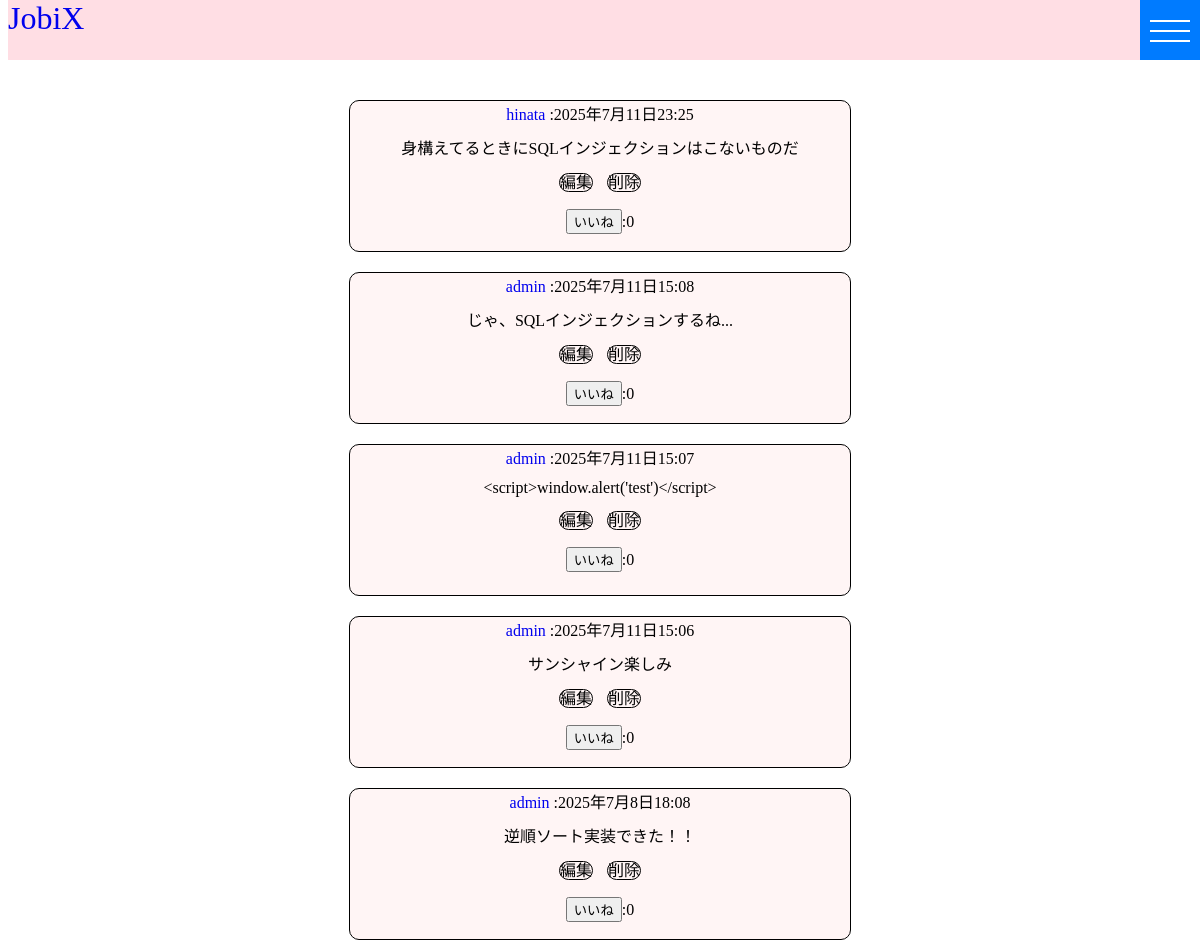
The app's page / (upper part), older data.
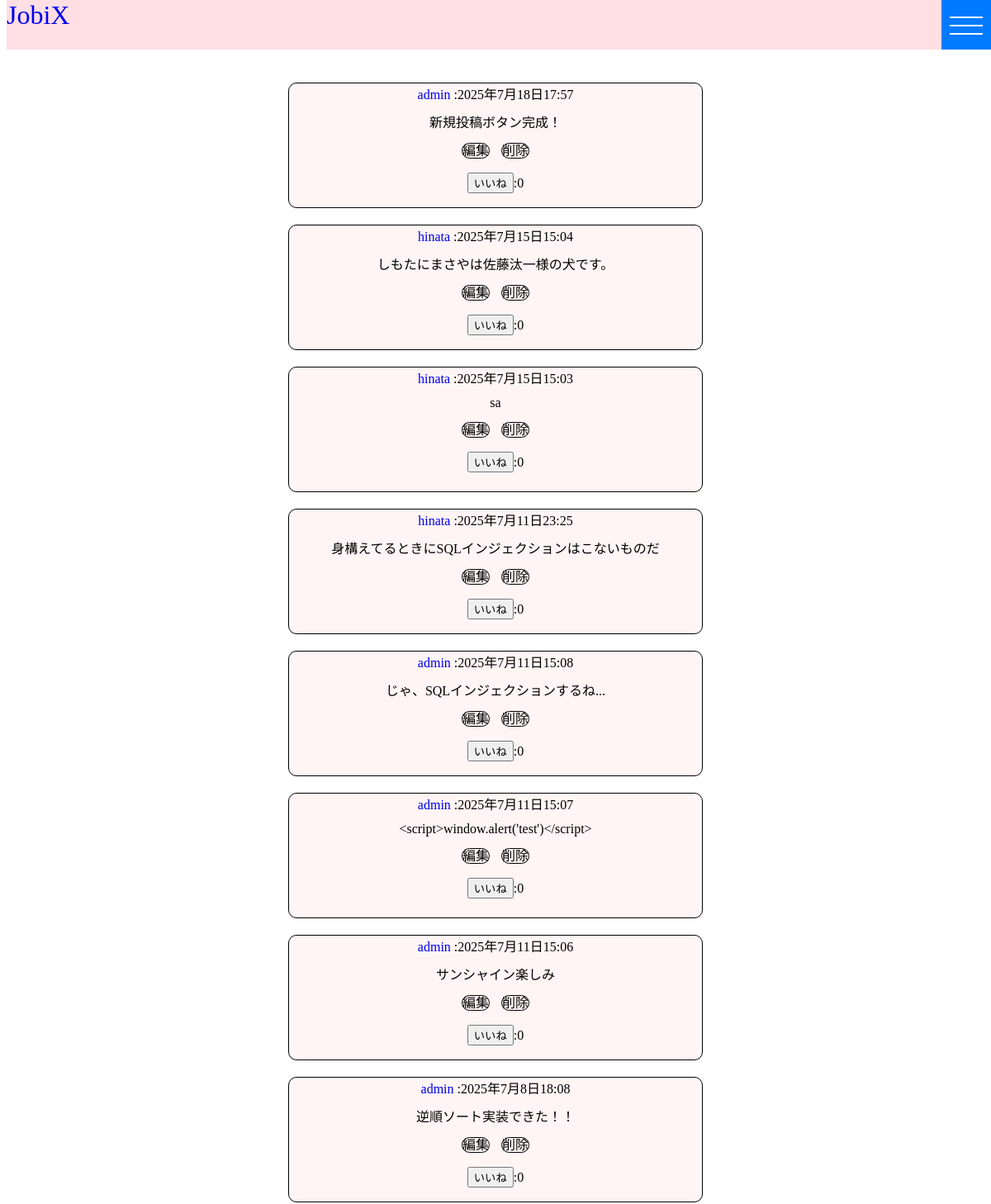
The same page, newer data.
### posts/models.py (models this page shows)
class Tweet(models.Model):
    author = models.ForeignKey(settings.AUTH_USER_MODEL, on_delete=models.CASCADE)
    content = models.CharField(max_length=140)
    created_at = models.DateTimeField(auto_now_add=True)

### accounts/models.py (models this page shows, shortened)
class CustomUser(AbstractUser):
  bio = models.TextField(blank=True)

### posts/views.py (the view, shortened to what this page needs)
class IndexView(View):
  def get(self, request):
    data_list = Tweet.objects.all().order_by('-created_at')
    for tweet in data_list:
      tweet.like_count = Like.objects.filter(tweet=tweet).count()
    return render(request, 'posts/index.html', {'data_list':data_list})

### templates/posts/index.html (shortened to what this page needs)
{% extends 'base.html' %}
{% block content %}
<div class="index">
  {% for data in data_list %}
  <div class="postCard">
    <div><a class='userName' href="{% url 'accounts:profile' data.author.username %}">{{ data.author.username }}</a> :{{ data.created_at }}</div>
    <div class='body'>{{ data.content }}</div>
    <div class="buttons">
      <a class='update' href="{% url 'posts:update' data.pk %}">編集</a>
      <a class='delete' href="{% url 'posts:delete' data.id %}">削除</a>
    </div>
    <form action="" method='post'>
      <p><button type='submit'>いいね</button>:{{ data.like_count }}</p>
    </form>
  </div>
  {% endfor %}
</div>
{% endblock %}

Row changes from the older to the newer data that the page shows:
added Tweet: author.username "admin", created_at "2025年7月18日17:57", content "新規投稿ボタン完成！", like_count "0"
added Tweet: author.username "hinata", created_at "2025年7月15日15:04", content "しもたにまさやは佐藤汰一様の犬です。", like_count "0"
added Tweet: author.username "hinata", created_at "2025年7月15日15:03", content "sa", like_count "0"
